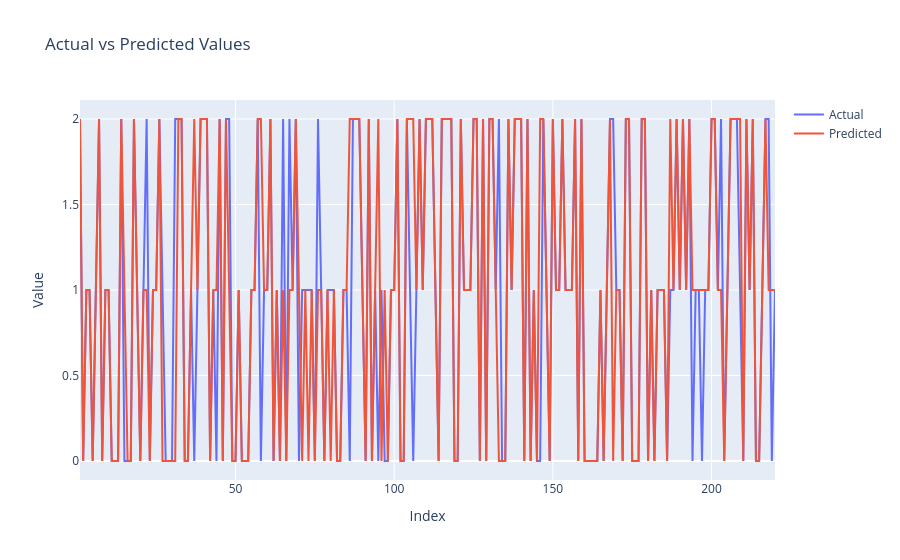

Source (notebook cell):
### Code cell
import plotly.graph_objs as go

# # Actual values
# actual_values = [2, 4, 6, 8]

# # Predicted values (example)
# predicted_values = [1.8, 3.9, 5.9, 8.1]

# Create trace for actual values
trace_actual = go.Scatter(
    x=list(range(1, len(y_test)+1)),
    y=y_test,
    mode='lines',
    name='Actual'
)

# Create trace for predicted values
trace_predicted = go.Scatter(
    x=list(range(1, len(y_pred)+1)),
    y=y_pred,
    mode='lines',
    name='Predicted'
)

# Create layout
layout = go.Layout(
    title='Actual vs Predicted Values',
    xaxis=dict(title='Index'),
    yaxis=dict(title='Value')
)

# Create figure
fig = go.Figure(data=[trace_actual, trace_predicted], layout=layout)

# Show plot
fig.show()

### Figure 1 — Plotly figure (JSON) as saved in the notebook; plotly's stock layout.template omitted (floating-point values rounded to 4 significant figures; data arrays with more than 128 entries replaced by an {"elided": "..."} marker saying what was removed)
{"data": [{"mode": "lines", "name": "Actual", "type": "scatter", "x": {"elided": "220 int values"}, "y": {"elided": "220 int values"}}, {"mode": "lines", "name": "Predicted", "type": "scatter", "x": {"elided": "220 int values"}, "y": {"elided": "220 int values"}}], "layout": {"title": {"text": "Actual vs Predicted Values"}, "xaxis": {"title": {"text": "Index"}}, "yaxis": {"title": {"text": "Value"}}}}
